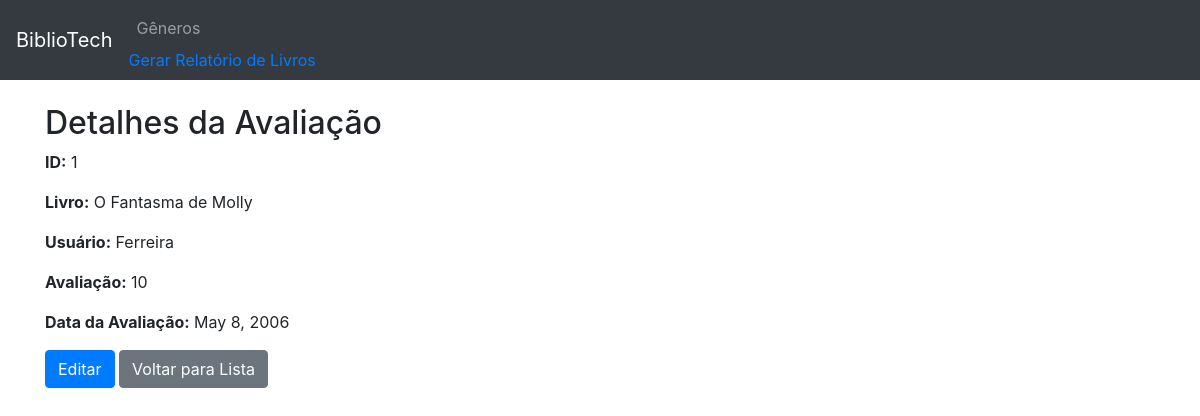
Screenshot of /avaliacao/1/ with the database file from the repository.
### appmodelo/models.py (models this page shows, shortened)
class Avaliacao(models.Model):
    livro = models.ForeignKey(Livro, on_delete=models.CASCADE)
    usuario = models.ForeignKey(Usuario, on_delete=models.CASCADE)
    avaliacao = models.IntegerField()
    data_avaliacao = models.DateField()

class Livro(models.Model):
    titulo = models.CharField(max_length=200)
    ano_publicacao = models.IntegerField()
    genero = models.ForeignKey(Genero, on_delete=models.CASCADE)
    editora = models.ForeignKey(Editora, on_delete=models.CASCADE)
    autor = models.ForeignKey(Autor, on_delete=models.CASCADE)

class Usuario(models.Model):
    nome = models.CharField(max_length=100)
    sobrenome = models.CharField(max_length=100)
    data_nascimento = models.DateField()
    endereco = models.TextField()
    email = models.EmailField()
    telefone = models.CharField(max_length=20)

### appmodelo/views.py (the view)
# urls.py: path('avaliacao/<int:pk>/', views.detalhes_avaliacao, name='detalhes_avaliacao'),
def detalhes_avaliacao(request, pk):
    avaliacao = get_object_or_404(Avaliacao, pk=pk)
    return render(request, 'detalhes_avaliacao.html', {'avaliacao': avaliacao})

### appmodelo/templates/detalhes_avaliacao.html
{% extends 'base.html' %}
{% block content %}
<h2>Detalhes da Avaliação</h2>
<p><strong>ID:</strong> {{ avaliacao.id }}</p>
<p><strong>Livro:</strong> {{ avaliacao.livro.titulo }}</p>
<p><strong>Usuário:</strong> {{ avaliacao.usuario.nome }}</p>
<p><strong>Avaliação:</strong> {{ avaliacao.avaliacao }}</p>
<p><strong>Data da Avaliação:</strong> {{ avaliacao.data_avaliacao }}</p>
<a href="{% url 'editar_avaliacao' avaliacao.id %}" class="btn btn-primary">Editar</a>
<a href="{% url 'lista_avaliacoes' %}" class="btn btn-secondary">Voltar para Lista</a>
{% endblock %}

### rows the page displays
Avaliacao: id "1", livro.titulo "O Fantasma de Molly", usuario.nome "Ferreira", avaliacao "10", data_avaliacao "May 8, 2006"
